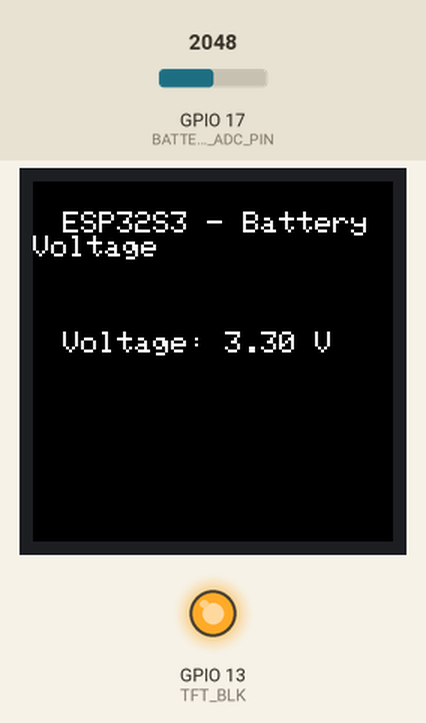
Simulated run of this program. Board: ESP32-S3. Parts: 240×240 colour display, output pins drawn as LEDs (lit = HIGH). The inputs (shaded band) are chosen by the test bench; at power-on: GPIO 17 (BATTERY_ADC_PIN) = 2048 (analog values on the 0–4095 scale). What the program prints to the serial monitor is not drawn.

Above: at 1.4 s.
1.5 s: GPIO 17 (BATTERY_ADC_PIN) set to 2117
At 2.8 s:
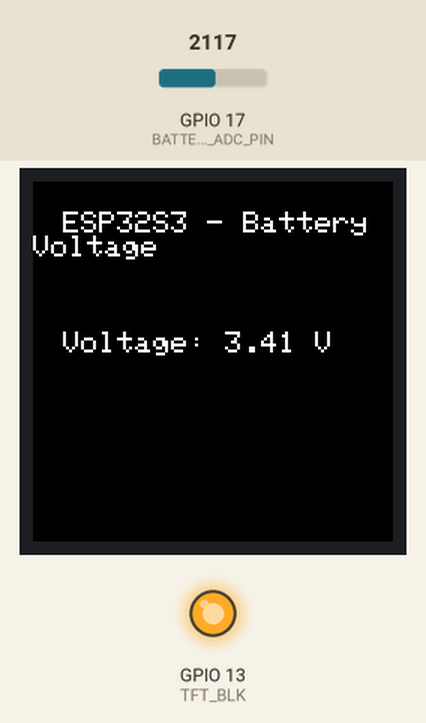
4.2 s: GPIO 17 (BATTERY_ADC_PIN) set to 2866
At 4.7 s:
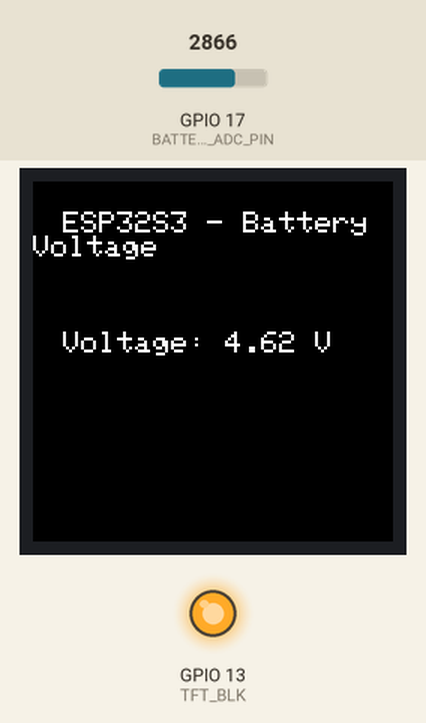
6.9 s: GPIO 17 (BATTERY_ADC_PIN) set to 3603
At 9.6 s:
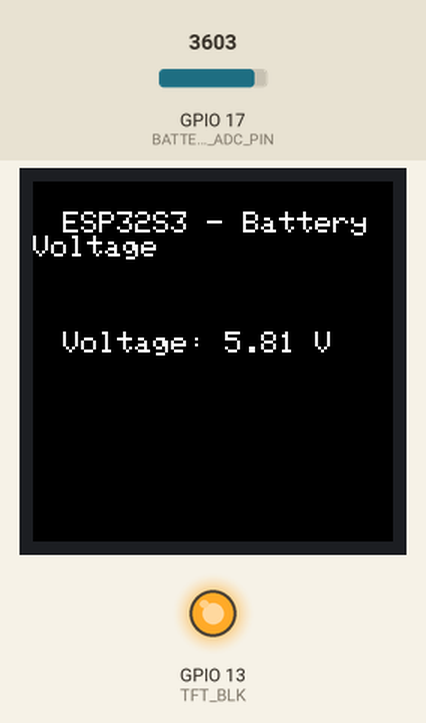
Timing chart, 0 to 11.1 s (numbered marks = the images above; inputs shaded):
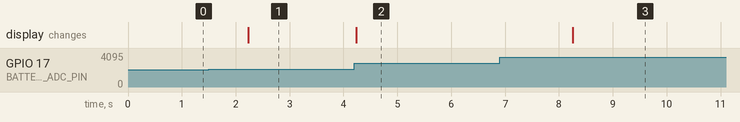

The program:

main.cpp
```cpp
#include <Arduino.h>
#include <Adafruit_GFX.h>
#include <Adafruit_ST7789.h>
#include <SPI.h>

// **电池电压采集 GPIO**
#define BATTERY_ADC_PIN 17
#define ADC_REFERENCE_VOLTAGE 3.3  // ESP32-S3 参考电压
#define ADC_RESOLUTION 4096.0      // 12-bit ADC 分辨率
#define VOLTAGE_DIVIDER_RATIO 2.0  // 分压比 2:1

// **ESP32-S3 SPI 屏幕引脚**
#define TFT_SCLK  9
#define TFT_MOSI  10
#define TFT_DC    8
#define TFT_CS    14
#define TFT_RST   18
#define TFT_BLK   13


// **SPI 屏幕对象**
SPIClass SPI_TFT(HSPI);
Adafruit_ST7789 tft = Adafruit_ST7789(&SPI_TFT, TFT_CS, TFT_DC, TFT_RST);

// **初始化**
void setup() {
    Serial.begin(115200);
    Serial.println("ESP32-S3 initial...");

    // **初始化 SPI**
    SPI_TFT.begin(TFT_SCLK, -1, TFT_MOSI, TFT_CS);

    // **控制背光**
    pinMode(TFT_BLK, OUTPUT);
    digitalWrite(TFT_BLK, HIGH);

    // **初始化 TFT**
    tft.init(240, 240, SPI_MODE2);
    tft.setRotation(3);
    tft.fillScreen(ST77XX_BLACK);

    // **显示启动文本**
    tft.setTextSize(2);
    tft.setTextColor(ST77XX_WHITE);
    tft.setCursor(20, 20);
    tft.println("ESP32S3 - Battery Voltage");

    Serial.println("TFT successfully！");

    // **配置 ADC 读取范围**
    analogReadResolution(12);
    analogSetAttenuation(ADC_11db);

}


// **主循环**
void loop() {
    // 读取电池电压
    float batteryVoltage = analogRead(BATTERY_ADC_PIN) * (ADC_REFERENCE_VOLTAGE / ADC_RESOLUTION) * VOLTAGE_DIVIDER_RATIO;

    // 显示电池电压到 TFT 屏幕
    tft.fillRect(20, 100, 200, 40, ST77XX_BLACK); // 清除旧的电压数据
    tft.setCursor(20, 100);
    tft.setTextColor(ST77XX_WHITE);
    tft.setTextSize(2);
    tft.printf("Voltage: %.2f V", batteryVoltage);
    Serial.println(batteryVoltage);

    delay(2000);  // 每 2 秒更新一次
}
```

Measured:
- the behaviour switches between 2051 and 2052 on GPIO 17 (BATTERY_ADC_PIN) (found by bisection; images 0 and 1)
- after the input at 1.5 s, the display: changes after 0.73 s (image 1)
- after the input at 4.2 s, the display: changes at once (image 2)
- after the input at 6.9 s, the display: changes after 1.4 s (image 3)
